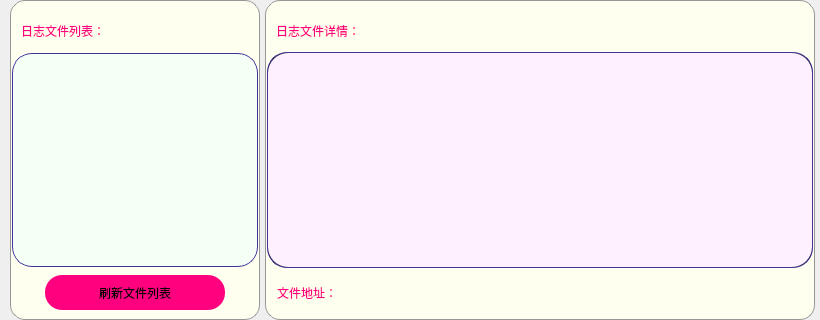
               <widget class="QWidget" name="third_page">
                <layout class="QHBoxLayout" name="horizontalLayout_17">
                 <property name="spacing">
                  <number>5</number>
                 </property>
                 <property name="leftMargin">
                  <number>10</number>
                 </property>
                 <property name="topMargin">
                  <number>0</number>
                 </property>
                 <property name="rightMargin">
                  <number>5</number>
                 </property>
                 <property name="bottomMargin">
                  <number>0</number>
                 </property>
                 <item>
                  <widget class="QFrame" name="frame_34">
                   <property name="sizePolicy">
                    <sizepolicy hsizetype="Preferred" vsizetype="Expanding">
                     <horstretch>0</horstretch>
                     <verstretch>0</verstretch>
                    </sizepolicy>
                   </property>
                   <property name="minimumSize">
                    <size>
                     <width>250</width>
                     <height>0</height>
                    </size>
                   </property>
                   <property name="maximumSize">
                    <size>
                     <width>250</width>
                     <height>16777215</height>
                    </size>
                   </property>
                   <property name="styleSheet">
                    <string notr="true">QFrame {
	background-color: rgb(255, 255, 240);
	border: 1px solid rgb(150, 150, 150);
	border-radius: 15px;
}
QFrame:hover {
	border: 2px solid rgb(0, 0, 0);
}</string>
                   </property>
                   <property name="frameShape">
                    <enum>QFrame::StyledPanel</enum>
                   </property>
                   <property name="frameShadow">
                    <enum>QFrame::Raised</enum>
                   </property>
                   <layout class="QVBoxLayout" name="verticalLayout_31">
                    <property name="spacing">
                     <number>1</number>
                    </property>
                    <property name="leftMargin">
                     <number>1</number>
                    </property>
                    <property name="topMargin">
                     <number>1</number>
                    </property>
                    <property name="rightMargin">
                     <number>1</number>
                    </property>
                    <property name="bottomMargin">
                     <number>1</number>
                    </property>
                    <item>
                     <widget class="QFrame" name="frame_91">
                      <property name="minimumSize">
                       <size>
                        <width>0</width>
                        <height>50</height>
                       </size>
                      </property>
                      <property name="maximumSize">
                       <size>
                        <width>16777215</width>
                        <height>50</height>
                       </size>
                      </property>
                      <property name="styleSheet">
                       <string notr="true">QFrame {
	border: none;
	border-radius: 20px;
}
</string>
                      </property>
                      <property name="frameShape">
                       <enum>QFrame::StyledPanel</enum>
                      </property>
                      <property name="frameShadow">
                       <enum>QFrame::Raised</enum>
                      </property>
                      <layout class="QHBoxLayout" name="horizontalLayout_59">
                       <item>
                        <widget class="QLabel" name="label_5">
                         <property name="minimumSize">
                          <size>
                           <width>150</width>
                           <height>40</height>
                          </size>
                         </property>
                         <property name="styleSheet">
                          <string notr="true">font: 700 16pt &quot;等线&quot;;
color: rgb(255, 0, 127);
border: none;</string>
                         </property>
                         <property name="text">
                          <string>日志文件列表：</string>
                         </property>
                        </widget>
                       </item>
                      </layout>
                     </widget>
                    </item>
                    <item>
                     <widget class="QFrame" name="frame_92">
                      <property name="styleSheet">
                       <string notr="true">QFrame {
	background-color: rgb(245, 255, 245);
	border: 1px solid rgb(65, 51, 156);
	border-radius: 20px;
}
QFrame:hover {
	border: 1px solid rgb(65, 51, 156);
}</string>
                      </property>
                      <property name="frameShape">
                       <enum>QFrame::StyledPanel</enum>
                      </property>
                      <property name="frameShadow">
                       <enum>QFrame::Raised</enum>
                      </property>
                      <layout class="QVBoxLayout" name="verticalLayout_64" stretch="0">
                       <property name="spacing">
                        <number>5</number>
                       </property>
                       <property name="leftMargin">
                        <number>5</number>
                       </property>
                       <property name="topMargin">
                        <number>10</number>
                       </property>
                       <property name="rightMargin">
                        <number>5</number>
                       </property>
                       <property name="bottomMargin">
                        <number>10</number>
                       </property>
                       <item>
                        <widget class="QTreeView" name="treeview_log">
                         <property name="styleSheet">
                          <string notr="true">QTreeView {	
	background-color: rgba(240, 255, 249, 0);
	color: rgb(0, 0, 0);
	font: 10pt &quot;等线&quot;;
	border: none;
}
QTreeView::item {
	min-height:30px;
     border-radius: 15px;
	padding-left: 5px;
}
QTreeView::item:open {
    background-color: rgb(205, 205, 205);
    color: rgb(255, 0, 255);
}
QTreeView::item:selected {
    background-color: rgb(117, 0, 176);
    color: rgb(255, 0, 0);
}
QTreeView::branch {
    background-color: rgb(240, 240, 240);
}
QTreeView::branch:open {    
	
	
	image: url(:/图标/icons/arrow-right-bold.svg);
	
}
QTreeView::branch:closed:has-children {   
	
	
	image: url(:/图标/icons/arrow-down-bold.svg);
}


/*左边和下边的滑动条*/
QScrollBar:horizontal {
    border: none;
    background: rgb(220, 220, 220);
    height: 8px;
    margin: 0px 20px 0 20px;
	border-radius: 3px;
}
QScrollBar::handle:horizontal {
    background:rgb(140, 140, 140);
    min-width: 30px;
	border-radius: 3px
}
/*滑块悬浮，按下*/
QScrollBar::handle:hover:horizontal,QScrollBar::handle:pressed:horizontal{
background:rgb(50, 50, 50);
}
QScrollBar::add-line:horizontal {
    border: none;
	background-color: rgb(160, 160, 160);
    width: 20px;
	border-top-right-radius: 3px;
    border-bottom-right-radius: 3px;
    subcontrol-position: right;
    subcontrol-origin: margin;
}
QScrollBar::sub-line:horizontal {
    border: none;
    
	background-color: rgb(160, 160, 160);
    width: 20px;
	border-top-left-radius: 3px;
    border-bottom-left-radius: 3px;
    subcontrol-position: left;
    subcontrol-origin: margin;
}
QScrollBar::up-arrow:horizontal, QScrollBar::down-arrow:horizontal
{
     background: none;
}
QScrollBar::add-page:horizontal, QScrollBar::sub-page:horizontal
{
     background: none;
}
 QScrollBar:vertical {
	border: none;    
	background-color: rgb(220, 220, 220);
    width: 8px;
    margin: 20px 0 20px 0;
	border-radius: 3px;
 }
 QScrollBar::handle:vertical {	
	background-color: rgb(140, 140, 140);
    min-height: 30px;
	border-radius: 3px
 }
/*滑块悬浮，按下*/
QScrollBar::handle:hover:vertical,QScrollBar::handle:pressed:vertical{
background:rgb(50, 50, 50);
}
 QScrollBar::add-line:vertical {
     border: none;
    
	background-color: rgb(160, 160, 160);
     height: 20px;
	border-bottom-left-radius: 3px;
    border-bottom-right-radius: 3px;
     subcontrol-position: bottom;
     subcontrol-origin: margin;
 }
 QScrollBar::sub-line:vertical {
	border: none;
    background: rgb(160, 160, 160);
     height: 20px;
	border-top-left-radius: 3px;
    border-top-right-radius: 3px;
     subcontrol-position: top;
     subcontrol-origin: margin;
 }
 QScrollBar::up-arrow:vertical, QScrollBar::down-arrow:vertical {
     background: none;
 }

 QScrollBar::add-page:vertical, QScrollBar::sub-page:vertical {
     background: none;
 }

</string>
                         </property>
                         <property name="dragEnabled">
                          <bool>true</bool>
                         </property>
                         <property name="iconSize">
                          <size>
                           <width>20</width>
                           <height>20</height>
                          </size>
                         </property>
                         <property name="verticalScrollMode">
                          <enum>QAbstractItemView::ScrollPerPixel</enum>
                         </property>
                         <property name="animated">
                          <bool>true</bool>
                         </property>
                         <attribute name="headerVisible">
                          <bool>false</bool>
                         </attribute>
                         <attribute name="headerMinimumSectionSize">
                          <number>400</number>
                         </attribute>
                         <attribute name="headerDefaultSectionSize">
                          <number>400</number>
                         </attribute>
                        </widget>
                       </item>
                      </layout>
                     </widget>
                    </item>
                    <item>
                     <widget class="QFrame" name="frame_112">
                      <property name="minimumSize">
                       <size>
                        <width>0</width>
                        <height>50</height>
                       </size>
                      </property>
                      <property name="maximumSize">
                       <size>
                        <width>16777215</width>
                        <height>50</height>
                       </size>
                      </property>
                      <property name="styleSheet">
                       <string notr="true">QFrame {
	border: none;
	border-radius: 20px;
}
</string>
                      </property>
                      <property name="frameShape">
                       <enum>QFrame::StyledPanel</enum>
                      </property>
                      <property name="frameShadow">
                       <enum>QFrame::Raised</enum>
                      </property>
                      <layout class="QHBoxLayout" name="horizontalLayout_52">
                       <property name="leftMargin">
                        <number>0</number>
                       </property>
                       <property name="topMargin">
                        <number>0</number>
                       </property>
                       <property name="rightMargin">
                        <number>0</number>
                       </property>
                       <property name="bottomMargin">
                        <number>0</number>
                       </property>
                       <item>
                        <widget class="QPushButton" name="Btn_update_treeview">
                         <property name="minimumSize">
                          <size>
                           <width>120</width>
                           <height>35</height>
                          </size>
                         </property>
                         <property name="maximumSize">
                          <size>
                           <width>180</width>
                           <height>35</height>
                          </size>
                         </property>
                         <property name="styleSheet">
                          <string notr="true">QPushButton{	
	font: 700 16pt &quot;等线&quot;;
	background-color: rgb(255, 0, 127);
	border-radius: 17px;
}
QPushButton:hover{
	border: 3px solid rgb(0, 255, 0); 
}
QPushButton:pressed{
	color: green;
	border-color: blueviolet;
    background-color: rgb(85, 0, 255);
}
QPushButton:disabled{
	color: rgb(0, 0, 0);
	border-color: rgb(166, 166, 166);
    background-color: rgb(186, 186, 186);
}

</string>
                         </property>
                         <property name="text">
                          <string>刷新文件列表</string>
                         </property>
                        </widget>
                       </item>
                      </layout>
                     </widget>
                    </item>
                   </layout>
                  </widget>
                 </item>
                 <item>
                  <widget class="QFrame" name="frame_25">
                   <property name="sizePolicy">
                    <sizepolicy hsizetype="Expanding" vsizetype="Expanding">
                     <horstretch>0</horstretch>
                     <verstretch>0</verstretch>
                    </sizepolicy>
                   </property>
                   <property name="minimumSize">
                    <size>
                     <width>550</width>
                     <height>0</height>
                    </size>
                   </property>
                   <property name="styleSheet">
                    <string notr="true">QFrame {	
	background-color: rgb(255, 255, 240);
	border: 1px solid rgb(150, 150, 150);
	border-radius: 15px;
}
QFrame:hover {
	border: 2px solid rgb(0, 0, 0);
}</string>
                   </property>
                   <property name="frameShape">
                    <enum>QFrame::StyledPanel</enum>
                   </property>
                   <property name="frameShadow">
                    <enum>QFrame::Raised</enum>
                   </property>
                   <layout class="QVBoxLayout" name="verticalLayout_28">
                    <property name="spacing">
                     <number>0</number>
                    </property>
                    <property name="leftMargin">
                     <number>1</number>
                    </property>
                    <property name="topMargin">
                     <number>1</number>
                    </property>
                    <property name="rightMargin">
                     <number>1</number>
                    </property>
                    <property name="bottomMargin">
                     <number>1</number>
                    </property>
                    <item>
                     <widget class="QFrame" name="frame_120">
                      <property name="minimumSize">
                       <size>
                        <width>0</width>
                        <height>50</height>
                       </size>
                      </property>
                      <property name="maximumSize">
                       <size>
                        <width>16777215</width>
                        <height>50</height>
                       </size>
                      </property>
                      <property name="styleSheet">
                       <string notr="true">QFrame {
	border: none;
	border-radius: 20px;
}
</string>
                      </property>
                      <property name="frameShape">
                       <enum>QFrame::StyledPanel</enum>
                      </property>
                      <property name="frameShadow">
                       <enum>QFrame::Raised</enum>
                      </property>
                      <layout class="QHBoxLayout" name="horizontalLayout_60">
                       <item>
                        <widget class="QLabel" name="label_8">
                         <property name="minimumSize">
                          <size>
                           <width>150</width>
                           <height>40</height>
                          </size>
                         </property>
                         <property name="styleSheet">
                          <string notr="true">font: 700 16pt &quot;等线&quot;;
color: rgb(255, 0, 127);
border: none;</string>
                         </property>
                         <property name="text">
                          <string>日志文件详情：</string>
                         </property>
                        </widget>
                       </item>
                       <item>
                        <widget class="QLabel" name="label_log_file_name">
                         <property name="minimumSize">
                          <size>
                           <width>150</width>
                           <height>40</height>
                          </size>
                         </property>
                         <property name="styleSheet">
                          <string notr="true">font: 700 16pt &quot;等线&quot;;
color: rgb(0, 180, 0);
border: none;</string>
                         </property>
                         <property name="text">
                          <string/>
                         </property>
                        </widget>
                       </item>
                      </layout>
                     </widget>
                    </item>
                    <item>
                     <widget class="QFrame" name="frame_121">
                      <property name="styleSheet">
                       <string notr="true">QFrame {
	background-color: rgb(13, 9, 36);
	border: 1px solid rgb(65, 51, 156);
	border-radius: 20px;
}
QFrame:hover {
	border: 1px solid rgb(65, 51, 156);
}</string>
                      </property>
                      <property name="frameShape">
                       <enum>QFrame::StyledPanel</enum>
                      </property>
                      <property name="frameShadow">
                       <enum>QFrame::Raised</enum>
                      </property>
                      <layout class="QVBoxLayout" name="verticalLayout_72">
                       <property name="spacing">
                        <number>0</number>
                       </property>
                       <property name="leftMargin">
                        <number>0</number>
                       </property>
                       <property name="topMargin">
                        <number>0</number>
                       </property>
                       <property name="rightMargin">
                        <number>0</number>
                       </property>
                       <property name="bottomMargin">
                        <number>0</number>
                       </property>
                       <item>
                        <widget class="QTextBrowser" name="textBrowser_log">
                         <property name="styleSheet">
                          <string notr="true">QTextBrowser{
background-color: rgb(255, 240, 255);
color: rgb(0, 0, 0);
border-radius: 20px;
font: 12pt &quot;等线&quot;;
/*padding-left: 20px;
padding-right: 20px;*/
padding: 5px 5px 5px 20px;
border: none;
}

/*左边和下边的滑动条*/
QScrollBar:horizontal {
    border: none;
    background: rgb(220, 220, 220);
    height: 8px;
    margin: 0px 20px 0 20px;
	border-radius: 3px;
}
QScrollBar::handle:horizontal {
    background:rgb(140, 140, 140);
    min-width: 30px;
	border-radius: 3px
}
/*滑块悬浮，按下*/
QScrollBar::handle:hover:horizontal,QScrollBar::handle:pressed:horizontal{
background:rgb(50, 50, 50);
}
QScrollBar::add-line:horizontal {
    border: none;
	background-color: rgb(160, 160, 160);
    width: 20px;
	border-top-right-radius: 3px;
    border-bottom-right-radius: 3px;
    subcontrol-position: right;
    subcontrol-origin: margin;
}
QScrollBar::sub-line:horizontal {
    border: none;
    
	background-color: rgb(160, 160, 160);
    width: 20px;
	border-top-left-radius: 3px;
    border-bottom-left-radius: 3px;
    subcontrol-position: left;
    subcontrol-origin: margin;
}
QScrollBar::up-arrow:horizontal, QScrollBar::down-arrow:horizontal
{
     background: none;
}
QScrollBar::add-page:horizontal, QScrollBar::sub-page:horizontal
{
     background: none;
}
 QScrollBar:vertical {
	border: none;    
	background-color: rgb(220, 220, 220);
    width: 8px;
    margin: 20px 0 20px 0;
	border-radius: 3px;
 }
 QScrollBar::handle:vertical {	
	background-color: rgb(140, 140, 140);
    min-height: 30px;
	border-radius: 3px
 }
/*滑块悬浮，按下*/
QScrollBar::handle:hover:vertical,QScrollBar::handle:pressed:vertical{
background:rgb(50, 50, 50);
}
 QScrollBar::add-line:vertical {
     border: none;
    
	background-color: rgb(160, 160, 160);
     height: 20px;
	border-bottom-left-radius: 3px;
    border-bottom-right-radius: 3px;
     subcontrol-position: bottom;
     subcontrol-origin: margin;
 }
 QScrollBar::sub-line:vertical {
	border: none;
    background: rgb(160, 160, 160);
     height: 20px;
	border-top-left-radius: 3px;
    border-top-right-radius: 3px;
     subcontrol-position: top;
     subcontrol-origin: margin;
 }
 QScrollBar::up-arrow:vertical, QScrollBar::down-arrow:vertical {
     background: none;
 }

 QScrollBar::add-page:vertical, QScrollBar::sub-page:vertical {
     background: none;
 }

</string>
                         </property>
                        </widget>
                       </item>
                      </layout>
                     </widget>
                    </item>
                    <item>
                     <widget class="QFrame" name="frame_122">
                      <property name="minimumSize">
                       <size>
                        <width>0</width>
                        <height>50</height>
                       </size>
                      </property>
                      <property name="maximumSize">
                       <size>
                        <width>16777215</width>
                        <height>50</height>
                       </size>
                      </property>
                      <property name="styleSheet">
                       <string notr="true">QFrame {
	border: none;
	border-radius: 20px;
}
</string>
                      </property>
                      <property name="frameShape">
                       <enum>QFrame::StyledPanel</enum>
                      </property>
                      <property name="frameShadow">
                       <enum>QFrame::Raised</enum>
                      </property>
                      <layout class="QHBoxLayout" name="horizontalLayout_61">
                       <property name="spacing">
                        <number>5</number>
                       </property>
                       <property name="leftMargin">
                        <number>10</number>
                       </property>
                       <property name="topMargin">
                        <number>0</number>
                       </property>
                       <property name="rightMargin">
                        <number>0</number>
                       </property>
                       <property name="bottomMargin">
                        <number>0</number>
                       </property>
                       <item>
                        <widget class="QLabel" name="label_9">
                         <property name="minimumSize">
                          <size>
                           <width>100</width>
                           <height>40</height>
                          </size>
                         </property>
                         <property name="maximumSize">
                          <size>
                           <width>100</width>
                           <height>16777215</height>
                          </size>
                         </property>
                         <property name="styleSheet">
                          <string notr="true">font: 700 16pt &quot;等线&quot;;
color: rgb(255, 0, 127);
border: none;</string>
                         </property>
                         <property name="text">
                          <string>文件地址：</string>
                         </property>
                        </widget>
                       </item>
                       <item>
                        <widget class="QLabel" name="label_log_file_address">
                         <property name="minimumSize">
                          <size>
                           <width>150</width>
                           <height>40</height>
                          </size>
                         </property>
                         <property name="maximumSize">
                          <size>
                           <width>656</width>
                           <height>16777215</height>
                          </size>
                         </property>
                         <property name="styleSheet">
                          <string notr="true">font: 700 10pt &quot;等线&quot;;
color: rgb(0, 180, 0);
border: none;</string>
                         </property>
                         <property name="text">
                          <string/>
                         </property>
                        </widget>
                       </item>
                      </layout>
                     </widget>
                    </item>
                   </layout>
                  </widget>
                 </item>
                </layout>
               </widget>
